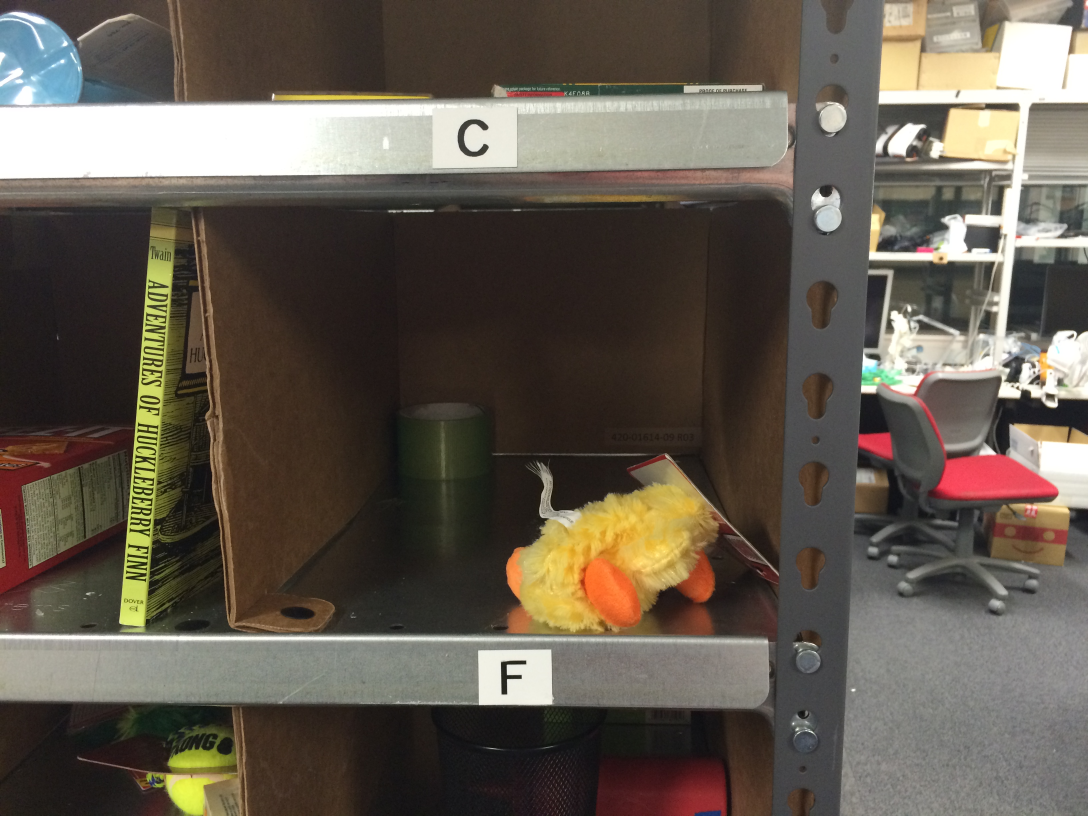
#> input picture Amazon_Picking_Challenge/bin_detector/bin0001.jpg, 3264 x 2448 px (shown at 1/3 size)
$ python detector.py   (Python 2 division)
#> lines starting #> are read from the running program, lines starting #| are printed output that depends on the picture; after the words box and inside, x2 and y2 are one past the last pixel; in counts of white or black regions, pixels touching at a corner belong together
#!/usr/bin/env python
# -*- coding: utf-8 -*-
#
import os
import sys

import cv2
import numpy as np
import matplotlib.pyplot as plt

this_dir = os.path.join(os.path.dirname(__file__))

if len(sys.argv) > 1:
    filename = sys.argv[1]
else:
    filename = os.path.join(this_dir, 'bin0001.jpg')
img = cv2.imread(filename)
#> img is the input picture: shape (2448, 3264, 3); mean B, G, R 79.9, 90.7, 99.2
img_hsv = cv2.cvtColor(img, cv2.COLOR_BGR2HSV)
#> img_hsv: shape (2448, 3264, 3); mean H, S, V 33.7, 60.8, 100.5
_, s, _ = cv2.split(img_hsv)
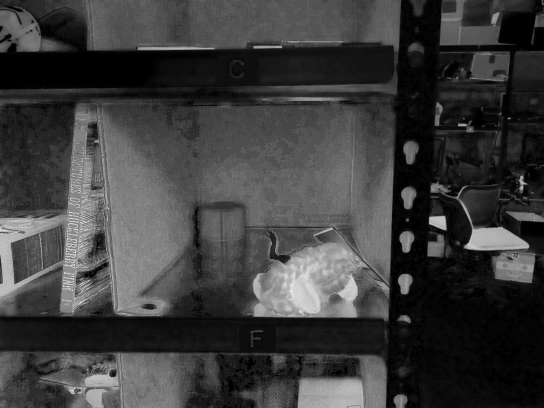
#> s: shape (2448, 3264) (shown at 1/6 size); min 0, max 255, mean 60.8
# plt.imshow(s, cmap='gray')

ret, thresh = cv2.threshold(s, 30, 255, cv2.THRESH_BINARY)
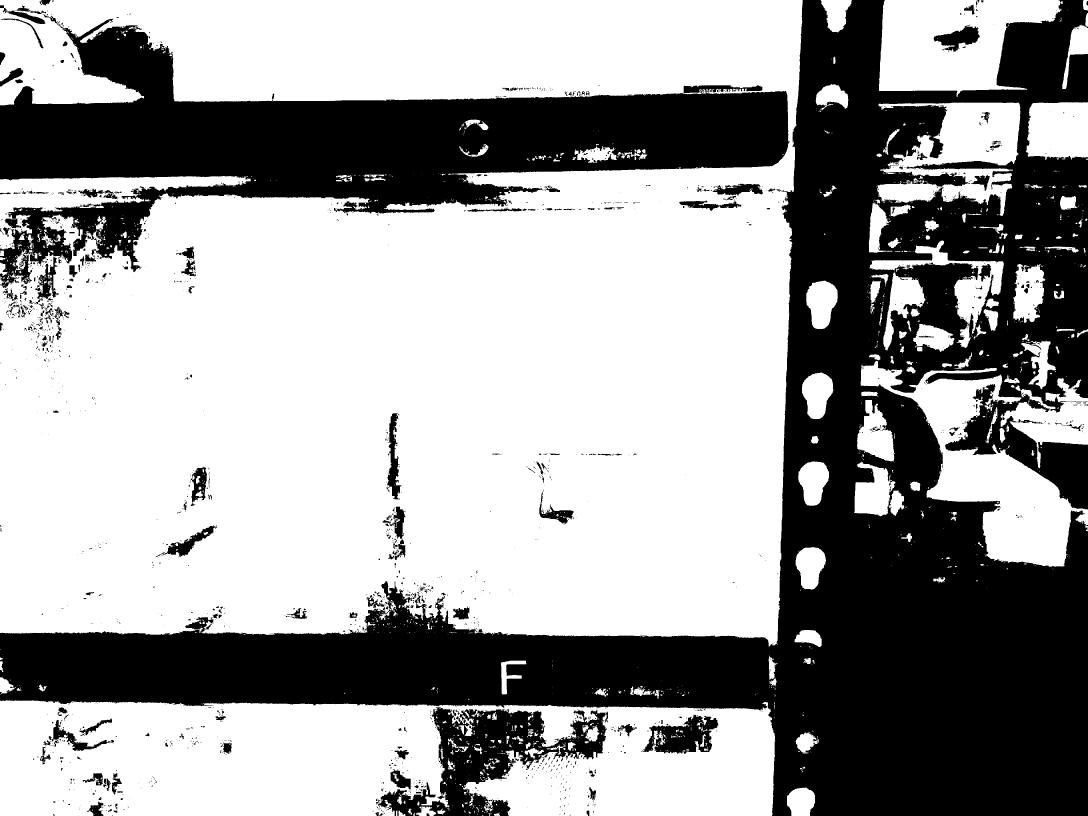
#> thresh: shape (2448, 3264) (shown at 1/3 size); 61.9% white; 2170 black regions (1803 under 20 px), largest, box (x1, y1, x2, y2) and area: (0, 0, 3264, 2448) 2159941, (0, 56, 2370, 864) 691623, (1128, 2122, 1824, 2448) 83219
# plt.imshow(thresh, cmap='gray')
# plt.show()

kernel = np.ones((3,3), np.uint8)
# dilation = cv2.dilate(thresh, kernel, iterations=30)
# # plt.imshow(dilation, cmap='gray')
# erosion = cv2.erode(dilation, kernel, iterations=30)
# plt.imshow(erosion, cmap='gray')
morph = cv2.morphologyEx(thresh, cv2.MORPH_CLOSE, kernel, iterations=30)
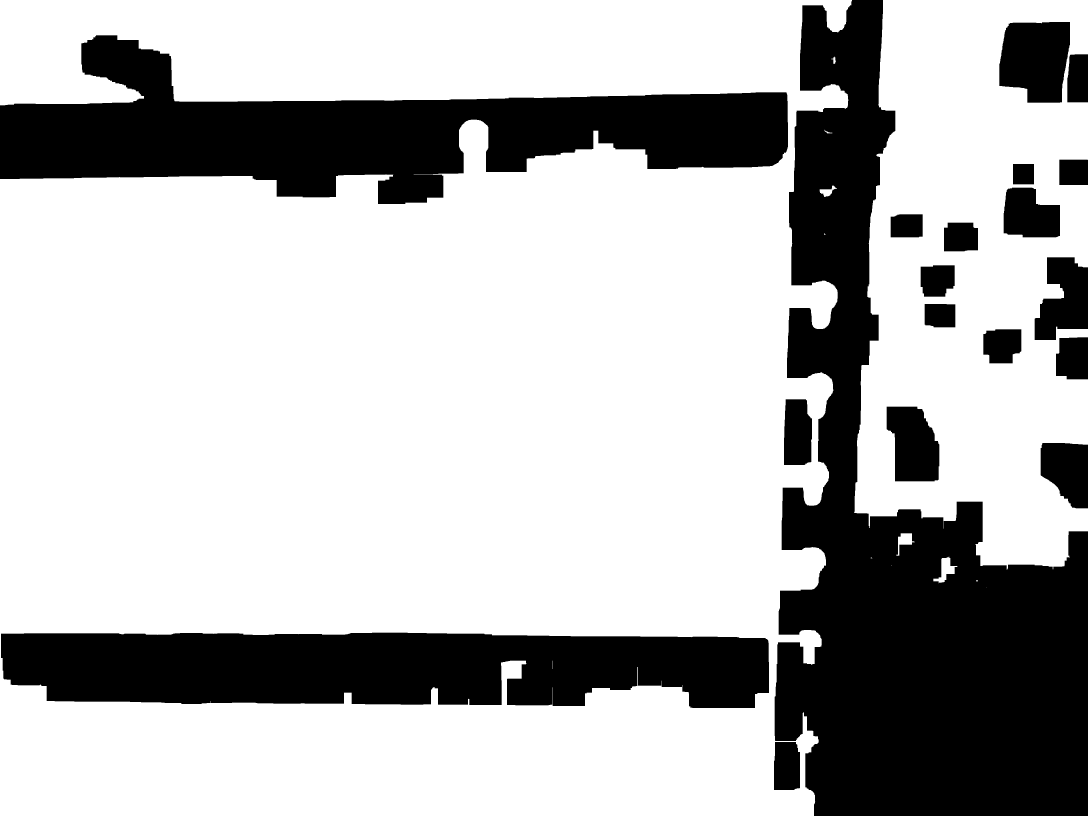
#> morph: shape (2448, 3264) (shown at 1/3 size); 71.3% white; 19 black regions, largest, box (x1, y1, x2, y2) and area: (2324, 0, 3264, 2448) 1050838, (0, 106, 2364, 612) 556187, (3, 1898, 2307, 2124) 448483

# ----------
# upper bar
# ----------
found_min, found_max = False, False
x_center = morph.shape[1]/2
for i, row in enumerate(morph):
    if not found_min:
        if row[x_center] == 0:
            y_min = i
            found_min = True
    elif not found_max:
        if row[x_center] == 255:
            y_max = i
            found_max = True
    else:
        break
#> this loop made 468 passes
#> (y_min, found_min) on pass 294: (293, True)
#> after the loop, found_max = True; found_min = True; y_max = 466; y_min = 293
upper_bar_center = (y_max + y_min) / 2
#> upper_bar_center = 379

# ----------
# lower bar
# ----------
found_min, found_max = False, False
for i, row in enumerate(morph[::-1]):
    if not found_min:
        if row[x_center] == 0:
            y_min = morph.shape[0] - i
            found_min = True
    elif not found_max:
        if row[x_center] == 255:
            y_max = morph.shape[0] - i
            found_max = True
    else:
        break
#> this loop made 543 passes
#> (y_min, found_min) on pass 333: (2116, True)
#> after the loop, found_max = True; found_min = True; y_max = 1907; y_min = 2116
lower_bar_center = (y_max + y_min) / 2
#> lower_bar_center = 2011

y_center = (upper_bar_center+lower_bar_center)/2
#> y_center = 1195

# ----------
# right bar
# ----------
right_bar_pos = None
tmp = np.where(morph[y_center, x_center:] == 0)[0]
#> tmp = 98 values from 853 to 950
if len(tmp) != 0:
    right_bar_pos = x_center + min(tmp)
#> right_bar_pos = 2485
del tmp

# ---------
# left bar
# ---------
left_bar_pos = None
tmp = np.where(morph[y_center, :x_center] == 0)[0]
#> tmp = empty array
if len(tmp) != 0:
    left_bar_pos = min(tmp)
del tmp

morph_bgr = cv2.cvtColor(morph, cv2.COLOR_GRAY2BGR)
cv2.line(morph_bgr, (0, upper_bar_center), (morph_bgr.shape[1], upper_bar_center), (0,255,0), 30)
cv2.line(morph_bgr, (0, lower_bar_center), (morph_bgr.shape[1], lower_bar_center), (0,255,0), 30)
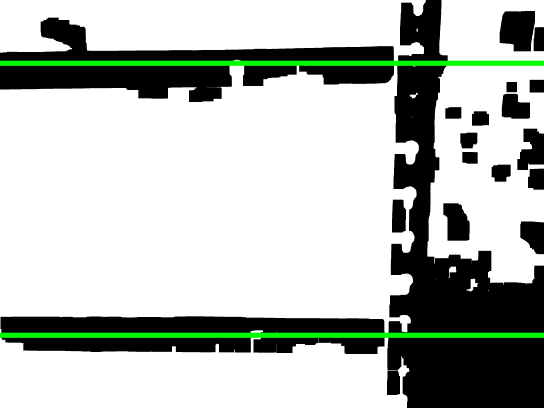
#> morph_bgr: shape (2448, 3264, 3) (shown at 1/6 size); mean B, G, R 181.1, 187.5, 181.1
if right_bar_pos:
    cv2.line(morph_bgr, (right_bar_pos, 0), (right_bar_pos, morph_bgr.shape[0]), (0,255,0), 30)
if left_bar_pos:
    print left_bar_pos
    cv2.line(morph_bgr, (left_bar_pos, 0), (left_bar_pos, morph_bgr.shape[0]), (0,255,0), 30)
cv2.circle(morph_bgr, (x_center, y_center), 10, (255,0,0), 30)

plt.subplot(121)
plt.imshow(cv2.cvtColor(img, cv2.COLOR_BGR2RGB))

plt.subplot(122)
plt.imshow(morph_bgr)
plt.show()
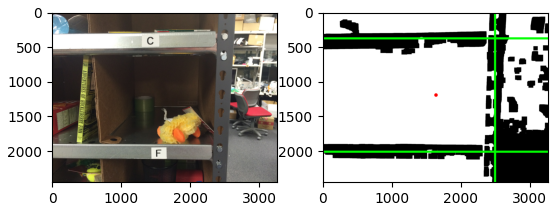
#> figure drawn by matplotlib, 2 panels; B, G, R data is drawn as R, G, B

$ run again, with Amazon_Picking_Challenge/bin_detector/bin0003.jpg copied over Amazon_Picking_Challenge/bin_detector/bin0001.jpg
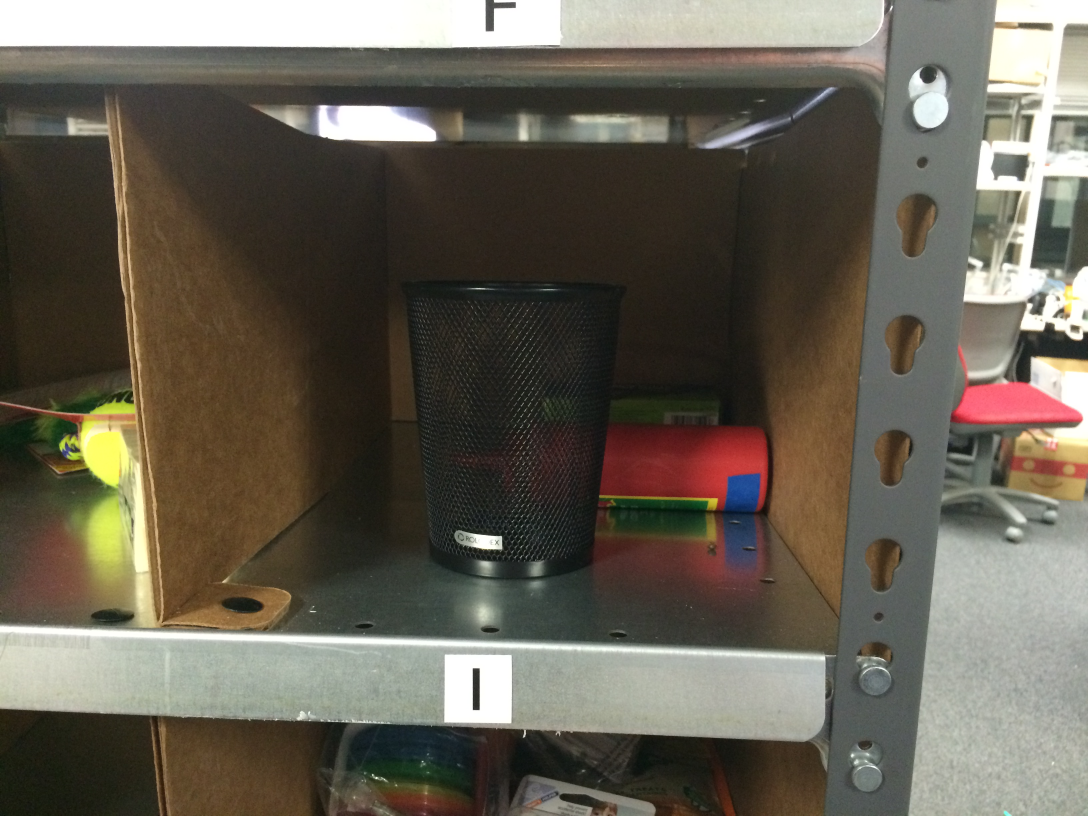
#> input picture Amazon_Picking_Challenge/bin_detector/bin0003.jpg, 3264 x 2448 px (shown at 1/3 size)
#> img is the input picture: shape (2448, 3264, 3); mean B, G, R 84.2, 96.5, 102.5
#> img_hsv: shape (2448, 3264, 3); mean H, S, V 32.2, 64.5, 104.8
#> `ret, thresh = cv2.threshold(s, 30, 255, cv2.THRESH_BINARY)`:
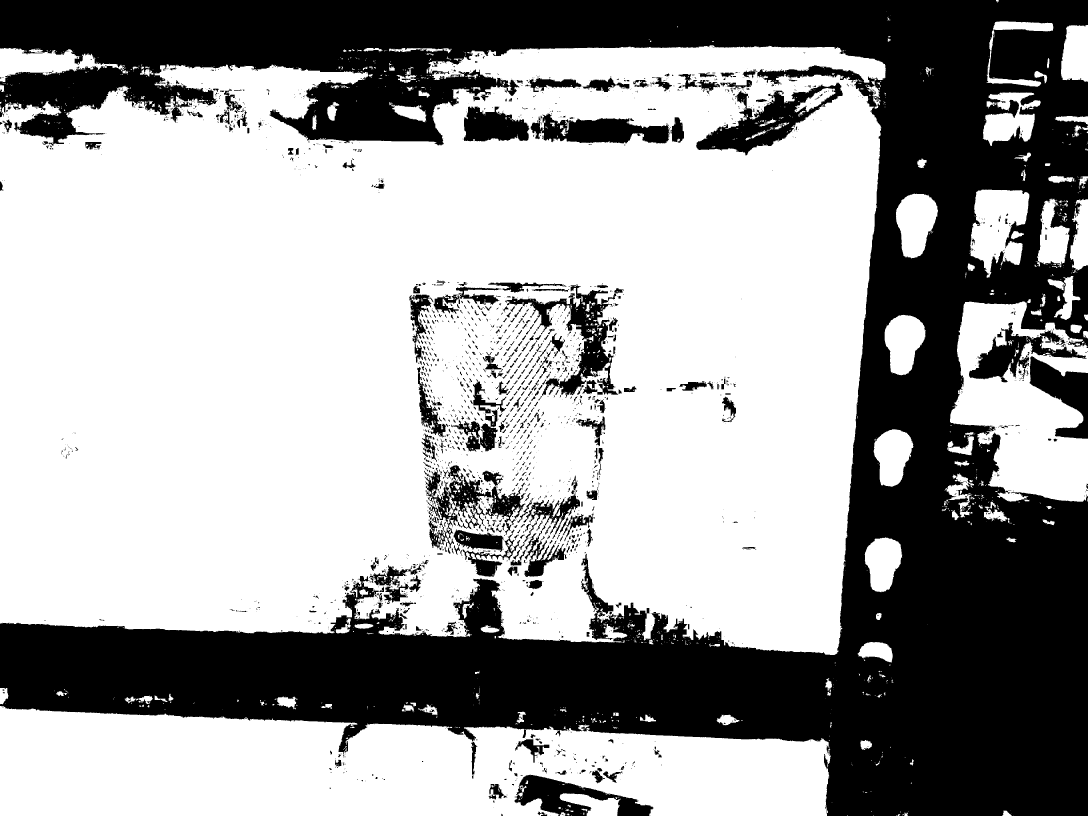
#> thresh: shape (2448, 3264) (shown at 1/3 size); 62.7% white; 2720 black regions (1993 under 20 px), largest, box (x1, y1, x2, y2) and area: (0, 0, 3264, 2448) 2659478, (2088, 248, 2528, 466) 31281, (1516, 854, 1871, 1194) 29382
#> morph: shape (2448, 3264); 71.3% white; 16 black regions, largest, box (x1, y1, x2, y2) and area: (0, 0, 3264, 2448) 2103794, (1004, 241, 1268, 424) 31894, (2973, 89, 3190, 237) 27100
#> the loop `for i, row in enumerate(morph):` made 147 passes
#> (y_min, found_min) on pass 1: (0, True)
#> after the loop `for i, row in enumerate(morph):`: found_max = True; y_max = 145; y_min = 0
#> upper_bar_center = 72
#> the loop `for i, row in enumerate(morph[::-1]):` made 530 passes
#> (y_min, found_min) on pass 271: (2178, True)
#> after the loop `for i, row in enumerate(morph[::-1]):`: found_max = True; y_max = 1920; y_min = 2178
#> lower_bar_center = 2049
#> y_center = 1060
#> `tmp = np.where(morph[y_center, x_center:] == 0)[0]`: tmp = 210 values from 955 to 1239
#> right_bar_pos = 2587
#> `tmp = np.where(morph[y_center, :x_center] == 0)[0]`: tmp = empty array
#> `plt.show()`:
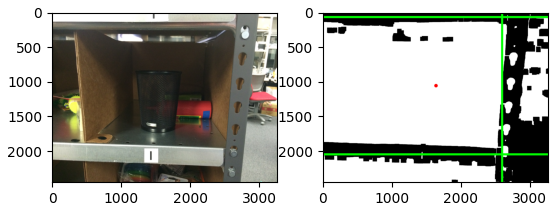
#> figure drawn by matplotlib, 2 panels; B, G, R data is drawn as R, G, B
